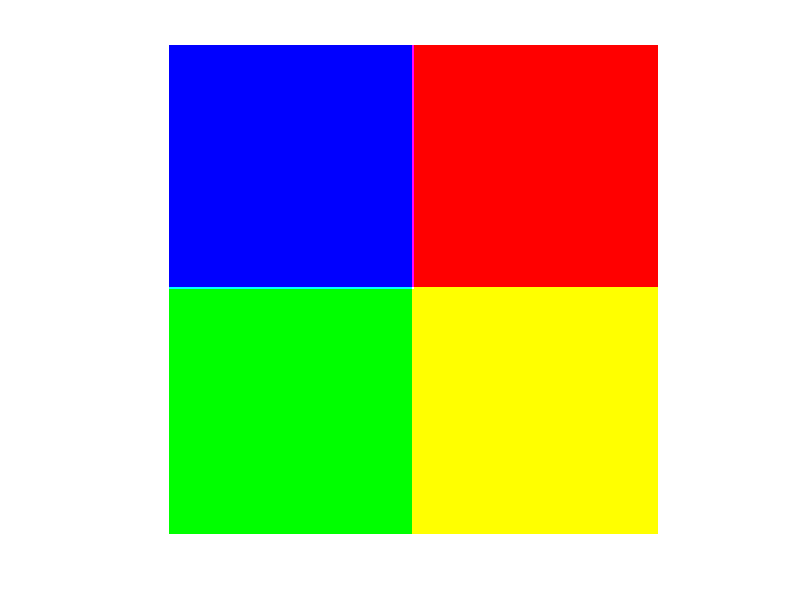

This chart was generated by the following MATLAB code: (Note: this script raises an error after producing the figure.)
function ej16()
%EJ16 Summary of this function goes here
%   Detailed explanation goes here

%a
img1 = zeros(200,200);
img1(100:200,:) = 1;
img2 = zeros(200,200);
img2(:,100:200) = 1;
img3 = zeros(200,200);
img3(1:100,1:100) = 1;

%figure, imshow(img1);
%figure, imshow(img2);
%figure, imshow(img3);

%b
img = cat(3, img2, img1, img3)

figure, imshow(img);

%c
imwrite(img, '3channels.jpg')

%d
img=imread('images_P1/altalena.png');

%e
imgR = img(:,:,1);
imgG = img(:,:,2);
imgB = img(:,:,3);

%f
figure, s1 = subplot(2,3,2), imshow(img),...
 s2 = subplot(2,3,4), imshow(imgR),...
 s3 = subplot(2,3,5), imshow(imgG),...
 s4 = subplot(2,3,6), imshow(imgB);

title(s1, 'Original');
title(s2, 'Red Channel');
title(s3, 'Green Channel');
title(s4, 'Blue Channel');

%g
imageRe = cat(3, imgR, imgG, imgB);
figure, imshow(imageRe)
imageRe = cat(3, imgG, imgR, imgB);
figure, imshow(imageRe)
imageRe = cat(3, imgR, imgB, imgG);
figure, imshow(imageRe)
%If we mix the channels in a different order, we'll get a matrix with exchanged
%RGB channels and we will get a different result

end

